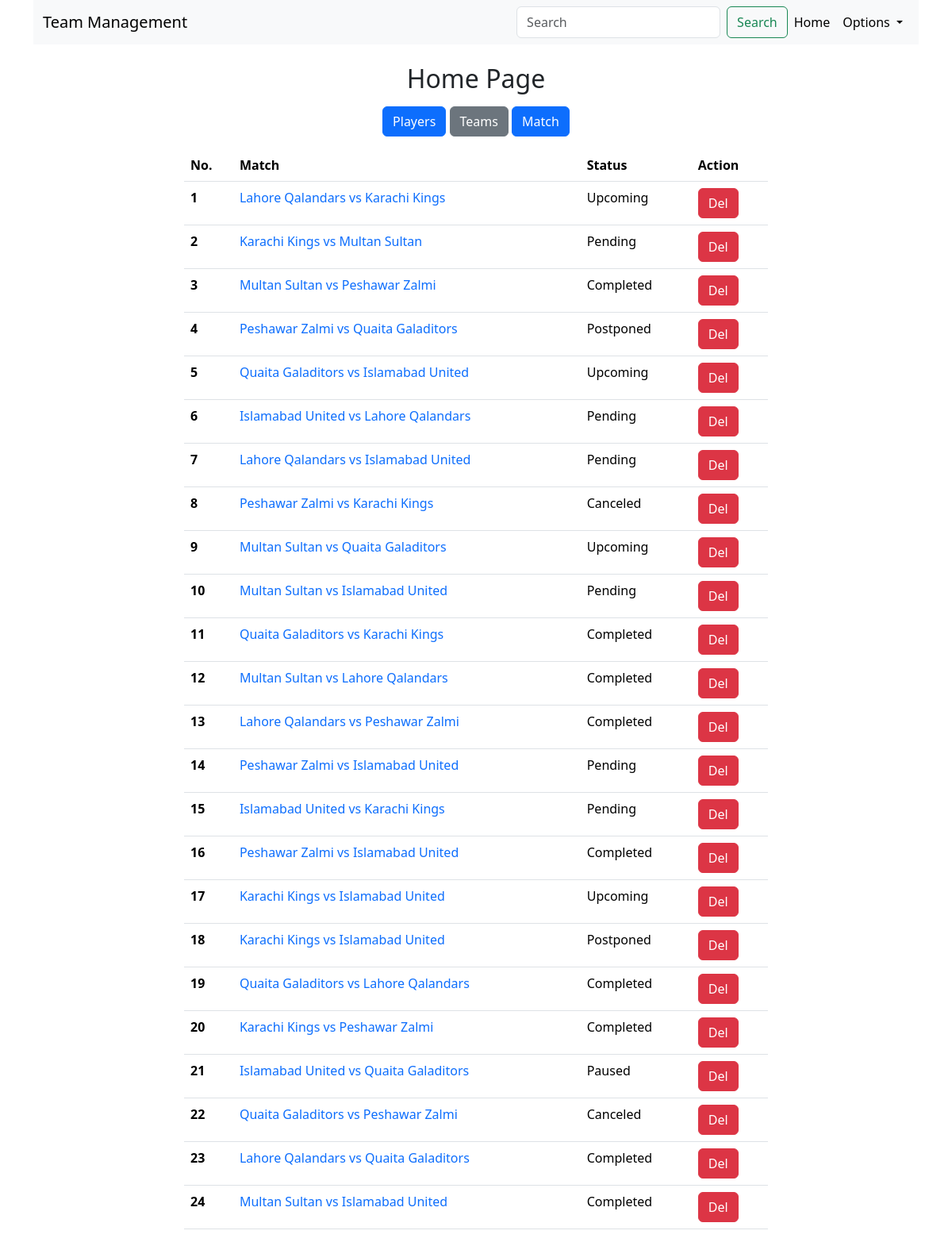
The page /home on the database its author committed.
### core/models.py (models this page shows)
class Match(models.Model):
    player = models.ForeignKey('Player', on_delete=models.CASCADE)
    team_A = models.ForeignKey('Team', related_name='home_matches', on_delete=models.CASCADE)
    team_B = models.ForeignKey('Team', related_name='away_matches', on_delete=models.CASCADE)
    date_of_match = models.DateTimeField(auto_now_add=True)
    status = models.CharField(choices=MATCH_STATUS, max_length=255)
    minutes_played = models.IntegerField()
    assist = models.IntegerField()
    rebound = models.IntegerField()

class Team(models.Model):
    name=models.CharField(max_length=255)
    score=models.IntegerField()
    def __str__(self):
        return self.name

### core/views.py (the view)
# urls.py: path('home',views.home,name='home'),
def home(request):
    match=Match.objects.all()
    return render(request,'home.html',{'match':match})

### core/templates/home.html
{% extends 'index.html' %}
{% block first %}
<h2 class="text-center mt-4">Home Page</h2>
<div class="text-center mt-3">
    <a href="{% url 'players' %}" class="btn btn-primary">Players</a>
    <a href="{% url 'teams' %}" class="btn btn-secondary">Teams</a>
    <a href="{% url 'match' %}" class="btn btn-primary">Match</a>
</div>
<div class=" mt-3 row ">
    <div class="col-md-8 mx-auto">
        <table class="table">
            <thead>
                <tr>
                    <th scope="col">No.</th>
                    <th scope="col">Match</th>
                    <th scope="col">Status</th>
                    <th scope="col">Action</th>
                </tr>
            </thead>
            <tbody>
                {% for m in match %}
                <tr>
                    <th scope="row">{{forloop.counter}}</th>
                    <td><a href="{% url 'match_detail' m.id %}" style="text-decoration: none;">{{m.team_A}} vs {{m.team_B}}</a></td>
                    <td>{{m.status}}</td>
                    <td><a href="{% url 'delete_match' m.id %}" style="text-decoration: none;" class="btn btn-danger">Del</a></td>
                </tr>
                {% endfor %}
            </tbody>
        </table>
    </div>
</div>
{% endblock first %}

### core/templates/index.html (shortened to what this page needs)
<!doctype html>
<html lang="en">
<head>
    <link href="https://cdn.jsdelivr.net/npm/bootstrap@5.3.3/dist/css/bootstrap.min.css" rel="stylesheet"
>
</head>
<body>
    <div class="container">
        <nav class="navbar navbar-expand-lg bg-body-tertiary">
            <div class="container-fluid">
                <a class="navbar-brand text-capitalize" href="#">Team Management</a>
                <div class="collapse navbar-collapse" id="navbarSupportedContent">
                    <ul class="navbar-nav ms-auto mb-2 mb-lg-0">
                        <form class="d-flex" role="search">
                            <input class="form-control me-2" type="search" placeholder="Search" aria-label="Search">
                            <button class="btn btn-outline-success" type="submit">Search</button>
                        </form>
                        {% if user.is_authenticated %}
                        <li class="nav-item">
                            <a class="nav-link active" aria-current="page" href="{% url 'home' %}">Home</a>
                        </li>
                        {% else %}
                        <li class="nav-item">
                            <a class="nav-link active" aria-current="page" href="{% url 'home' %}">Home</a>
                        </li>
                        {% endif %}
                        <li class="nav-item dropdown">
                            <a class="nav-link dropdown-toggle active" href="#" role="button" data-bs-toggle="dropdown"
                                aria-expanded="false">
                                Options
                            </a>
                        </li>
                    </ul>
                </div>
            </div>
        </nav>
        {% block first %}{% endblock first %}
    </div>
</body>
</html>

### rows shown on the page
Match: team_A "Lahore Qalandars", team_B "Karachi Kings", status "Upcoming"
Match: team_A "Karachi Kings", team_B "Multan Sultan", status "Pending"
Match: team_A "Multan Sultan", team_B "Peshawar Zalmi", status "Completed"
Match: team_A "Peshawar Zalmi", team_B "Quaita Galaditors", status "Postponed"
Match: team_A "Quaita Galaditors", team_B "Islamabad United", status "Upcoming"
Match: team_A "Islamabad United", team_B "Lahore Qalandars", status "Pending"
Match: team_A "Lahore Qalandars", team_B "Islamabad United", status "Pending"
Match: team_A "Peshawar Zalmi", team_B "Karachi Kings", status "Canceled"
Match: team_A "Multan Sultan", team_B "Quaita Galaditors", status "Upcoming"
Match: team_A "Multan Sultan", team_B "Islamabad United", status "Pending"
Match: team_A "Quaita Galaditors", team_B "Karachi Kings", status "Completed"
Match: team_A "Multan Sultan", team_B "Lahore Qalandars", status "Completed"
Match: team_A "Lahore Qalandars", team_B "Peshawar Zalmi", status "Completed"
Match: team_A "Peshawar Zalmi", team_B "Islamabad United", status "Pending"
Match: team_A "Islamabad United", team_B "Karachi Kings", status "Pending"
Match: team_A "Peshawar Zalmi", team_B "Islamabad United", status "Completed"
Match: team_A "Karachi Kings", team_B "Islamabad United", status "Upcoming"
Match: team_A "Karachi Kings", team_B "Islamabad United", status "Postponed"
Match: team_A "Quaita Galaditors", team_B "Lahore Qalandars", status "Completed"
Match: team_A "Karachi Kings", team_B "Peshawar Zalmi", status "Completed"
Match: team_A "Islamabad United", team_B "Quaita Galaditors", status "Paused"
Match: team_A "Quaita Galaditors", team_B "Peshawar Zalmi", status "Canceled"
Match: team_A "Lahore Qalandars", team_B "Quaita Galaditors", status "Completed"
Match: team_A "Multan Sultan", team_B "Islamabad United", status "Completed"
